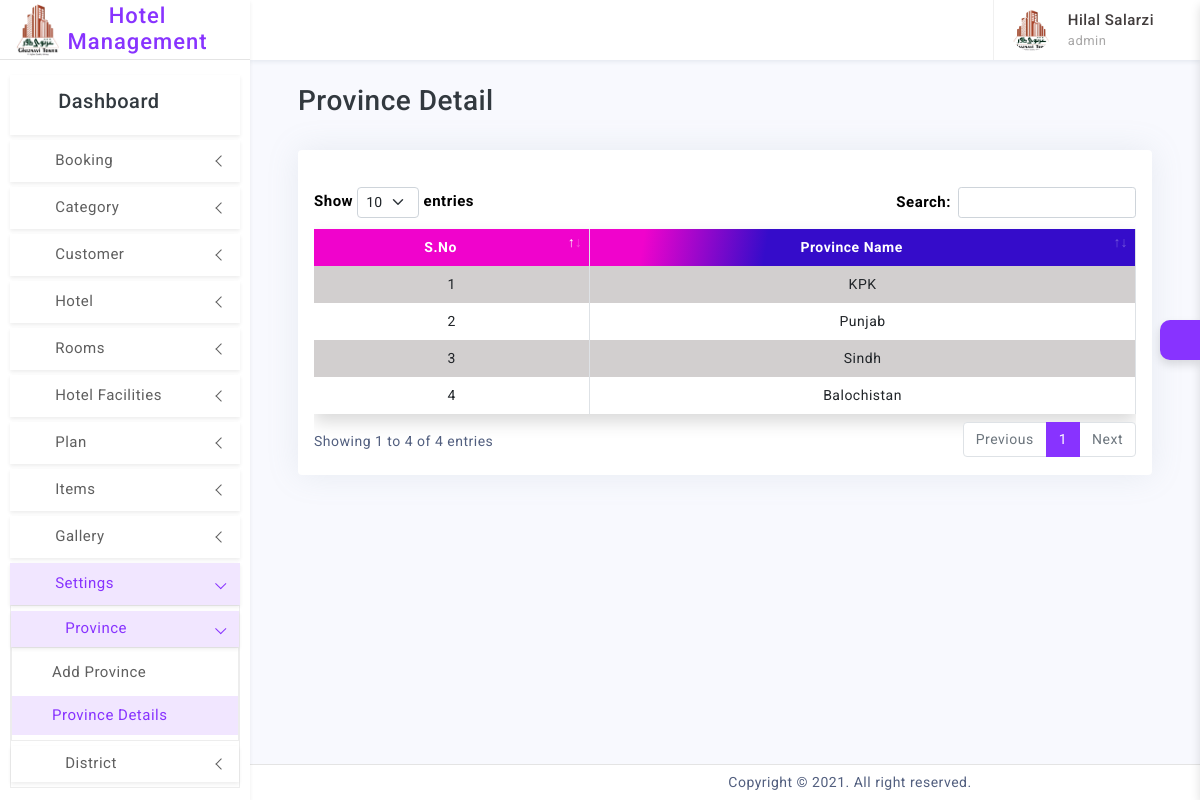
The app's page /pages/administrator/province.php (signed in) with its own data.
### tables this page shows
CREATE TABLE `system_users` (
  `id` int(11) NOT NULL,
  `role_id` int(11) NOT NULL,
  `status` int(11) NOT NULL DEFAULT 0,
  `name` varchar(100) NOT NULL,
  `username` varchar(50) NOT NULL,
  `email` varchar(50) NOT NULL,
  `password` varchar(100) NOT NULL,
  `contact` varchar(50) NOT NULL,
  `image` varchar(255) NOT NULL,
  `address` varchar(255) NOT NULL,
  `signupdate` date NOT NULL
);

CREATE TABLE `province` (
  `id` int(11) NOT NULL,
  `name` varchar(50) NOT NULL
);

### pages/administrator/province.php (the view, shortened to what this page needs)
<?php include("include/header.php") ?>
<div class="page-content">
    <div class="row mb-2">
        <div class="col-md-12">
            <h3 class="ps-4">Province Detail</h3>
        </div>
        <div>
            <div class="page-content container-fluid">
                <div class="row">
                    <div class="col-md-12">
                        <div class="card my-only-div-shadow">
                            <div class="card-body">
                                <?php
                                $sql = "SELECT * FROM province";
                                $run = mysqli_query($connection, $sql);
                                $row = mysqli_num_rows($run);
                                if ($row > 0) {
                                ?>
                                    <br>
                                    <div class="table-responsive">
                                        <table class="table table-bordered table-hover shadow datatable text-center table-striped ">
                                            <thead class="my-table-style bg-dark text-white ">
                                                <th>S.No</th>
                                                <th>Province Name</th>
                                            </thead>
                                            <tbody class="table-font-size">
                                                <?php
                                                $serial = 1;
                                                while ($data = mysqli_fetch_assoc($run)) {
                                                ?>
                                                    <tr>
                                                        <td><?php echo $serial++ ?></td>
                                                        <td><?php echo $data['name']; ?></td>
                                                    </tr>
                                                <?php } ?>
                                            </tbody>
                                        </table>
                                    <?php
                                } else {
                                    echo "<h3>No Results Found</h3>";
                                }
                                    ?>
                                    </div>
                            </div>
                        </div>
                    </div>
                </div>
            </div>
        </div>
        <?php include("include/footer.php") ?>

### pages/administrator/include/head.php (shortened to what this page needs)
  <?php
$fetchData1= "SELECT * FROM system_users WHERE id='$user_id'";
$runData1 = mysqli_query($connection,$fetchData1);
$rowData1 = mysqli_fetch_array($runData1);
  $name       = $rowData1['name'];
  $username   = $rowData1['username'];
  $image      = $rowData1['image'];
  $pathImg    = "../../images/admin_profile" . $image;
 ?>
<header class="printBlock">
  <div class="topbar d-flex align-items-center">
    <nav class="navbar navbar-expand">
      <div class="user-box dropdown">
        <a class="d-flex align-items-center nav-link dropdown-toggle dropdown-toggle-nocaret" href="#" role="button" data-bs-toggle="dropdown" aria-expanded="false">
          <img src="<?php echo $pathImg ?>" class="user-img" alt="user avatar">
          <div class="user-info ps-3">
            <p class="user-name mb-0"><?php echo $name ?></p>
            <p class="designattion mb-0"><?php echo $username ?></p>
          </div>
        </a>
      </div>
    </nav>
  </div>
</header>

### assets/css/app.css (style rules this page uses)
body { font-size: 14px; letter-spacing: 0.5px; overflow-x: hidden; font-family: 'Roboto', sans-serif; }
a { text-decoration: none; }
.topbar { position: fixed; top: 0; left: 250px; right: 0; height: 60px; background: #ffffff; border-bottom: 1px solid rgb(228 228 228 / 0%); background-clip: border-box; z-index: 10; box-shadow: 0 0.125rem 0.25rem rgb(136 152 170 / 15%); }
.topbar .navbar { width: 100%; height: 60px; padding-left: 30px; padding-right: 30px; }
.page-content { padding: 1.5rem; }
.dropdown-toggle-nocaret:after { display: none }
.user-img { width: 42px; height: 42px; border-radius: 50%; border: 0px solid #e5e5e5; padding: 0px; }
.user-info .user-name { font-size: 15px; font-weight: 500; color: #413c3c; }
.user-info .designattion { font-size: 13px; color: #a9a8a8; }
.user-box { display: flex; align-items: center; height: 60px; border-left: 1px solid #f0f0f0; margin-left: 1rem; }
.my-table-style { background-image: linear-gradient(280deg, #350cca 45%, #f003cc 60%); }
.table-font-size { font-size: 14px; }
.table-striped>tbody>tr:nth-of-type(odd) { background-color: rgb(221, 218, 218) !important; }

### records on screen
system_users: image (picture), name "Hilal Salarzi", username "admin"
province: name "KPK"
province: name "Punjab"
province: name "Sindh"
province: name "Balochistan"
